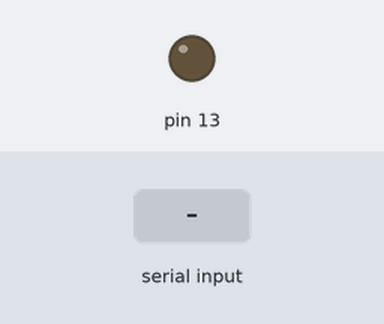
A sketch run on a simulated Arduino Uno, built with avr-gcc and run on an emulated ATmega328P. Parts: output pins drawn as LEDs (lit = HIGH). Inputs (shaded band) come from the test bench.

Above: at 1.2 s.
1.3 s: "1" received over the second serial link
At 2.5 s:
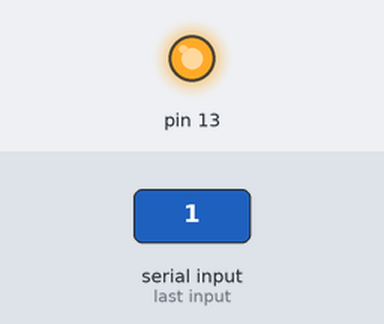
2.8 s: "0" received over the second serial link
At 3.9 s:
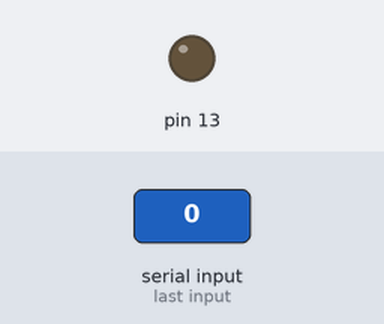
Timing chart, 0 to 5.8 s (numbered marks = the images above; inputs shaded):
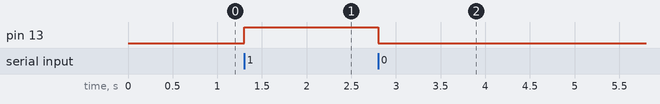

The sketch:

bluethooth_led.ino
```cpp
#include <SoftwareSerial.h>

SoftwareSerial BTSerial(2,3);

void setup() {
 Serial.begin(9600);
 BTSerial.begin(9600);

 pinMode(13,OUTPUT);
 digitalWrite(13,LOW);
 }

void loop() {
  if(BTSerial.available()){//블루투스를 이용하여 램프 on, off
    char bread = BTSerial.read();
    if (bread =='0')  digitalWrite(13, LOW);
      else if(bread=='1') digitalWrite(13, HIGH);
    }
}
```

Measured:
- after the input at 1.3 s, pin 13: LOW → HIGH at once
- after the input at 2.8 s, pin 13: HIGH → LOW at once
